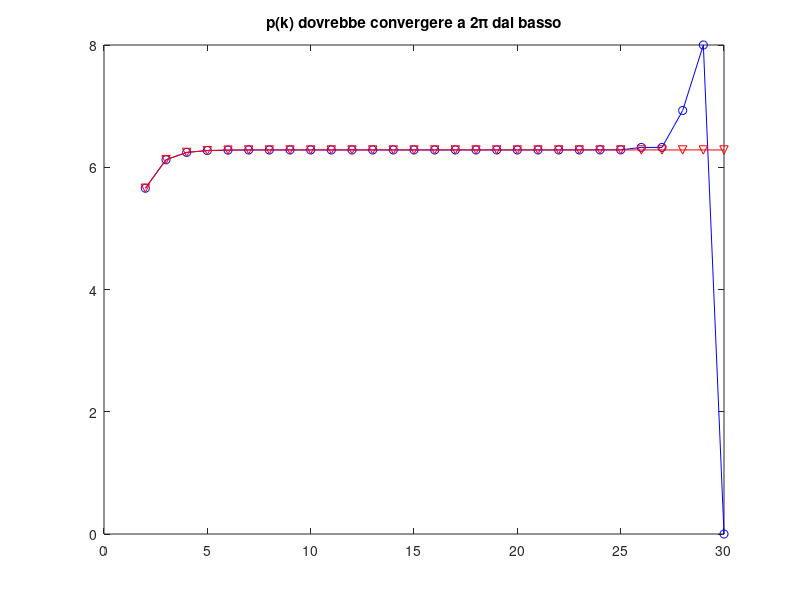
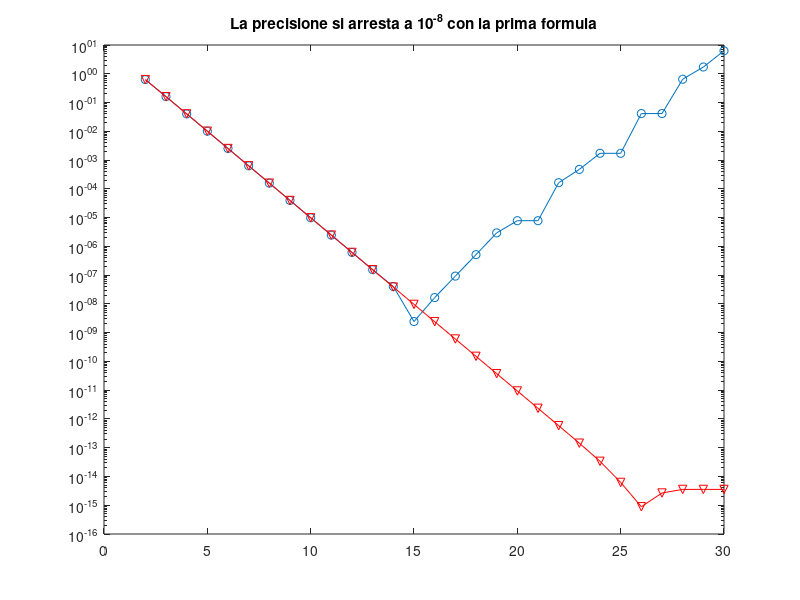

Recreate these plots in MATLAB, in order.
% calcola 30 elementi della successione p(k)
%  dei perimetri dei poligoni inscritti
%  con 2^k lati
% 4 lati, perimetro 4*sqrt(2)
k = 2; % N lati = 2^k
p(2) = 4*sqrt(2);
P(2) = 4*sqrt(2);

k_max = 30;
K=k:k_max;

for k=K(2:end)
    l = p(k-1) / 2^(k-1); %ricava il lato dal perimetro
    l1 = sqrt(2-sqrt(4-l^2)); %lato per il poligono successivo
    p(k) = 2^k * l1; %perimetro poligono successivo

    l = P(k-1) / 2^(k-1);
    l1 = l / sqrt(2+sqrt(4-l^2)); %lato per il poligono successivo
    P(k) = 2^k * l1; %perimetro poligono successivo
end
figure(1)
plot(K,p(K) , 'bo-' , K , P(K), 'rv-')
title 'p(k) dovrebbe convergere a 2\pi dal basso'
figure(2)
semilogy(K , abs(2*pi - p(K)) , 'o-' , K , abs(2*pi-P(K)), 'rv-')
title 'La precisione si arresta a 10^{-8} con la prima formula'


